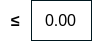
<?xml version="1.0" encoding="UTF-8"?>
<ui version="4.0">
 <class>Rest_boxesClass</class>
 <widget class="QWidget" name="Rest_boxesClass">
  <property name="geometry">
   <rect>
    <x>0</x>
    <y>0</y>
    <width>94</width>
    <height>41</height>
   </rect>
  </property>
  <property name="minimumSize">
   <size>
    <width>94</width>
    <height>41</height>
   </size>
  </property>
  <property name="maximumSize">
   <size>
    <width>94</width>
    <height>41</height>
   </size>
  </property>
  <property name="windowTitle">
   <string>Rest_boxes</string>
  </property>
  <property name="styleSheet">
   <string notr="true">background-color: #ffffff;</string>
  </property>
  <layout class="QHBoxLayout" name="horizontalLayout">
   <property name="spacing">
    <number>0</number>
   </property>
   <property name="leftMargin">
    <number>0</number>
   </property>
   <property name="topMargin">
    <number>0</number>
   </property>
   <property name="rightMargin">
    <number>0</number>
   </property>
   <property name="bottomMargin">
    <number>0</number>
   </property>
   <item>
    <widget class="QLabel" name="x_n">
     <property name="minimumSize">
      <size>
       <width>31</width>
       <height>41</height>
      </size>
     </property>
     <property name="maximumSize">
      <size>
       <width>31</width>
       <height>41</height>
      </size>
     </property>
     <property name="font">
      <font>
       <family>Arial</family>
       <pointsize>12</pointsize>
       <bold>true</bold>
      </font>
     </property>
     <property name="styleSheet">
      <string notr="true">color: #000000;
border: none;
</string>
     </property>
     <property name="text">
      <string>≤</string>
     </property>
     <property name="alignment">
      <set>Qt::AlignmentFlag::AlignCenter</set>
     </property>
    </widget>
   </item>
   <item>
    <widget class="QDoubleSpinBox" name="result_n">
     <property name="sizePolicy">
      <sizepolicy hsizetype="Fixed" vsizetype="Fixed">
       <horstretch>0</horstretch>
       <verstretch>0</verstretch>
      </sizepolicy>
     </property>
     <property name="minimumSize">
      <size>
       <width>61</width>
       <height>41</height>
      </size>
     </property>
     <property name="maximumSize">
      <size>
       <width>61</width>
       <height>41</height>
      </size>
     </property>
     <property name="font">
      <font>
       <family>Arial</family>
       <pointsize>12</pointsize>
       <bold>false</bold>
      </font>
     </property>
     <property name="styleSheet">
      <string notr="true">color: #000000;
border:  1px solid #00171F;</string>
     </property>
     <property name="alignment">
      <set>Qt::AlignmentFlag::AlignCenter</set>
     </property>
     <property name="buttonSymbols">
      <enum>QAbstractSpinBox::ButtonSymbols::NoButtons</enum>
     </property>
     <property name="maximum">
      <double>999999999.990000009536743</double>
     </property>
     <property name="stepType">
      <enum>QAbstractSpinBox::StepType::DefaultStepType</enum>
     </property>
    </widget>
   </item>
  </layout>
 </widget>
 <layoutdefault spacing="6" margin="11"/>
 <resources/>
 <connections/>
</ui>
